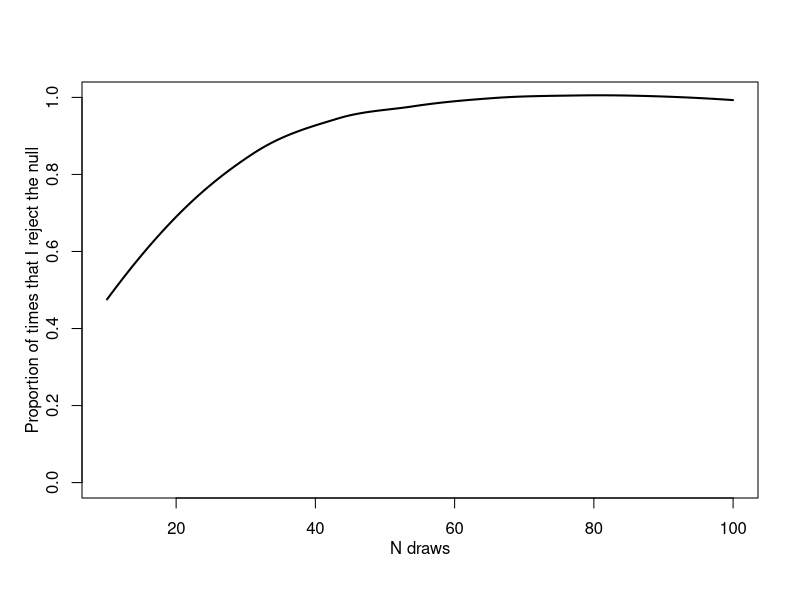

Source code (R):
pval<-function(N,mu=1,sigma=1) {
    x<-rnorm(N,mean=mu,sd=sigma)
    m<-mean(x)
    se<-sd(x)/sqrt(length(x))
    z<-(m-0.5)/se
    pnorm(abs(z),lower.tail=FALSE)
}
pval<-Vectorize(pval)

N<-sort(runif(1000,10,100))
p<-pval(N)

par(mgp=c(2,1,0))
plot(NULL,xlim=range(N),ylim=0:1,xlab="N draws",ylab="Proportion of times that I reject the null")
f<-function(p,N,...) {
    x<-ifelse(p<.05,1,0)
    m<-loess(x~N)
    lines(N,fitted(m),...)
}
f(p,N,lwd=2,col='black')
